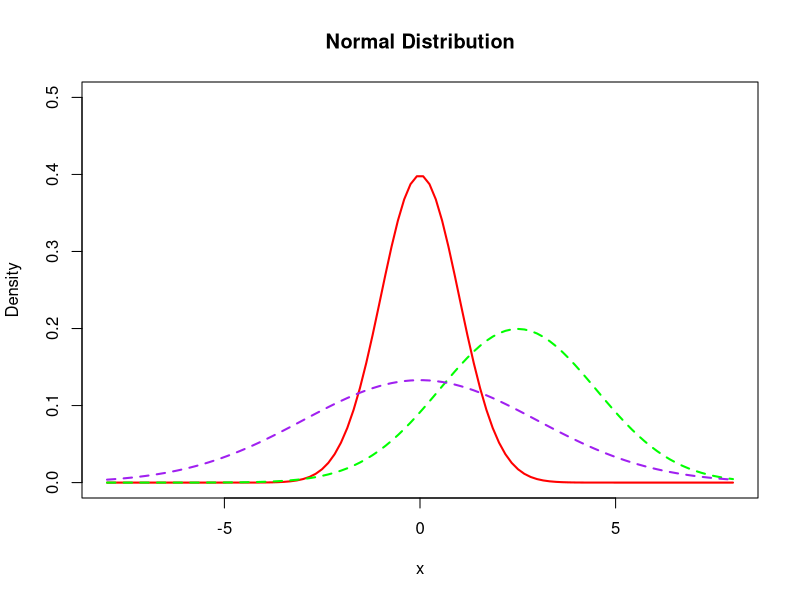

This figure's R source:
## ---- chunk 1
    sd   <- 1
    mean <- 0
    x      <- seq(mean-8, mean+8, length=100)
    hx   <- dnorm(x, mean = mean, sd = sd, log = FALSE)
    main <- "Normal Distribution"

    plot(x, hx, type="l", lty=1, lwd=2, xlab="x",
                ylab = "Density", main=main, ylim=c(0, 0.5), col='red')
    sd   <- 2
    mean <- 2.5
    hx   <- dnorm(x, mean = mean, sd = sd, log = FALSE)
    lines(x,hx,lty=2,lwd=2,col="green")

    sd   <- 3
    mean <- 0
    hx   <- dnorm(x, mean = mean, sd = sd, log = FALSE)
    lines(x,hx,lty=2,lwd=2,col="purple")

